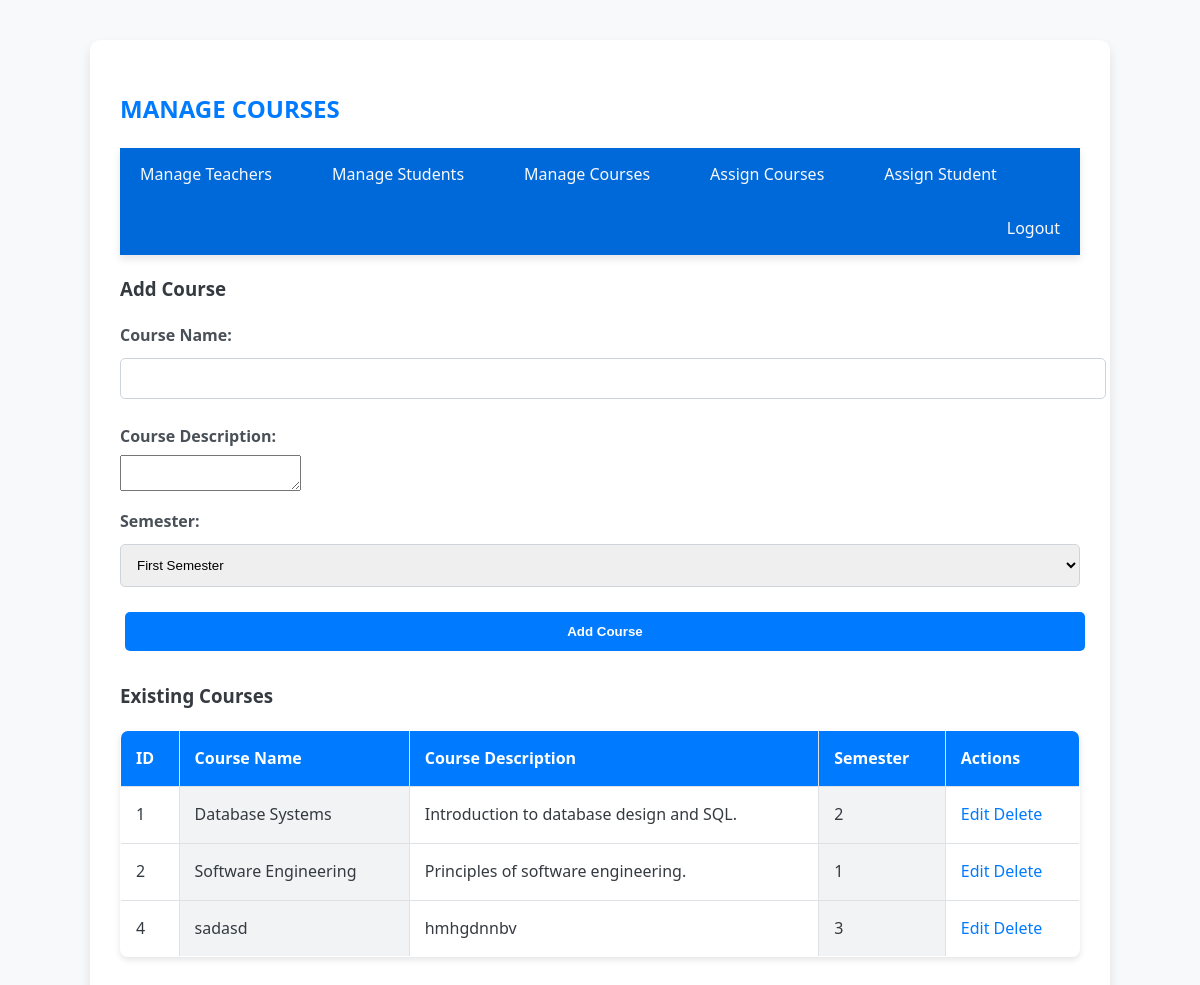
The app's page /superadmin/manage_courses/index.php (signed in) with its own data.
### tables this page shows
CREATE TABLE `courses` (
  `course_id` int(11) NOT NULL,
  `course_name` varchar(100) NOT NULL,
  `course_description` text,
  `semester` int(11) DEFAULT NULL
);

### superadmin/manage_courses/index.php (the view, shortened to what this page needs)
<?php
include '../../db_connect.php';
$sql_courses = "SELECT * FROM Courses";
$result_courses = $conn->query($sql_courses);
$courses = $result_courses->fetch_all(MYSQLI_ASSOC);
?>
<!DOCTYPE html>
<html>
<head>
    <link rel="stylesheet" type="text/css" href="/css/style.css">
</head>
<body>
    <div class="container">
        <h2>Manage Courses</h2>
        <?php include '../components/navbar.php'; ?>
        <h3>Add Course</h3>
        <form method="post">
            <label for="course_name">Course Name:</label>
            <input type="text" name="course_name" required><br>
            <label for="course_description">Course Description:</label>
            <textarea name="course_description" required></textarea><br>
            <label for="semester">Semester:</label>
            <select name="semester_id" required>
                <option value="1">First Semester</option>
            </select><br>
            <input type="submit" value="Add Course">
        </form>
        <h3>Existing Courses</h3>
        <table>
            <tr>
                <th>ID</th>
                <th>Course Name</th>
                <th>Course Description</th>
                <th>Semester</th>
                <th>Actions</th>
            </tr>
            <?php foreach ($courses as $course) : ?>
                <tr>
                    <td><?php echo htmlspecialchars($course['course_id']); ?></td>
                    <td><?php echo htmlspecialchars($course['course_name']); ?></td>
                    <td><?php echo htmlspecialchars($course['course_description']); ?></td>
                    <td><?php echo htmlspecialchars($course['semester']); ?></td>
                    <td>
                        <a href="edit.php?course_id=<?php echo $course['course_id']; ?>">Edit</a>
                        <a href="delete.php?course_id=<?php echo $course['course_id']; ?>">Delete</a>
                    </td>
                </tr>
            <?php endforeach; ?>
        </table>
    </div>
</body>
</html>

### css/style.css (style rules this page uses)
body { font-family: 'Segoe UI', Tahoma, Geneva, Verdana, sans-serif; background-color: #f8f9fa; margin: 0; padding: 0; line-height: 1.6; color: #343a40; }
.container { width: 80%; margin: 40px auto; padding: 30px; background-color: #ffffff; box-shadow: 0 6px 12px rgba(0, 0, 0, 0.1); border-radius: 10px; }
h2 { color: #007bff; margin-bottom: 20px; font-weight: 700; text-transform: uppercase; }
form { margin-bottom: 20px; }
form label { display: block; margin: 10px 0 5px; font-weight: 600; color: #495057; }
form input, form select { width: 100%; padding: 12px; margin: 5px 0 15px; border: 1px solid #ced4da; border-radius: 5px; transition: border-color 0.3s, box-shadow 0.3s; }
.btn, form input[type="submit"] { min-width: 120px; padding: 12px 20px; border: none; border-radius: 5px; background-color: #007bff; color: white; cursor: pointer; transition: background-color 0.3s, transform 0.3s; display: inline-block; margin: 10px 5px; font-weight: 600; }
table { width: 100%; border-collapse: collapse; margin-bottom: 20px; background-color: #ffffff; border-radius: 8px; overflow: hidden; box-shadow: 0 3px 6px rgba(0, 0, 0, 0.1); }
table, th, td { border: 1px solid #dee2e6; }
th, td { padding: 15px; text-align: left; }
th { background-color: #007bff; color: white; font-weight: 600; }
td { background-color: #ffffff; }
td:nth-child(even) { background-color: #f1f3f5; }
a { color: #007bff; text-decoration: none; transition: color 0.3s; }

### records on screen
courses: course_id "1", course_name "Database Systems", course_description "Introduction to database design and SQL.", semester "2"
courses: course_id "2", course_name "Software Engineering", course_description "Principles of software engineering.", semester "1"
courses: course_id "4", course_name "sadasd", course_description "hmhgdnnbv", semester "3"
